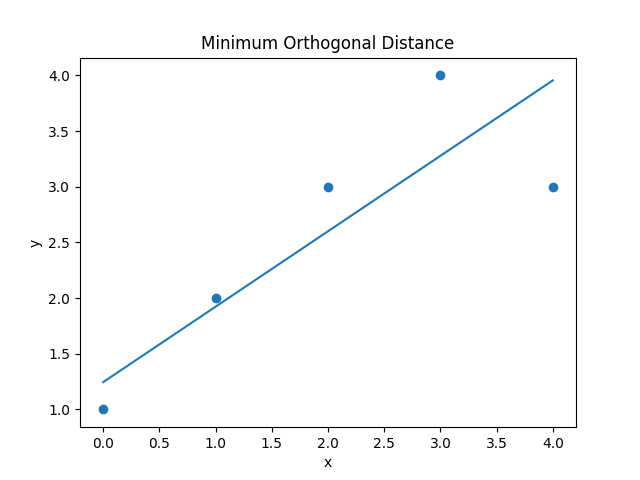

The script that drew this image:
import matplotlib.pyplot as plt
import numpy as np

x = np.array([0,1,2,3,4])
y = np.array([1,2,3,4,3])
n = x.shape[0]
# Append one to each x
# x = np.vstack((x,np.ones((1,x.shape[0]))))
# Parameters to optimize
w = np.random.random((1,2))

prev_loss = 0
lr = 1e-3

A = 0.5*((np.sum(y**2) - n*np.mean(y)**2) - (np.sum(x**2) - n*np.mean(x)**2))/(n*np.mean(x)*np.mean(y) - np.sum(x*y))


a = -A - np.sqrt(A**2 +1)
b = np.mean(y) - a*np.mean(x)
L = np.sum((y -(a*x + b))**2)/(1 + a**2)
print("Loss:",L)
a = -A + np.sqrt(A**2 +1)
b = np.mean(y) - a*np.mean(x)
L = np.sum((y -(a*x + b))**2)/(1 + a**2)
print("Loss:",L)
print("Hence:a:{} b:{}".format(a,b))

plt.scatter(x,y)
plt.plot(x,a*x + b)
plt.title("Minimum Orthogonal Distance")
plt.xlabel("x")
plt.ylabel("y")
plt.show()
